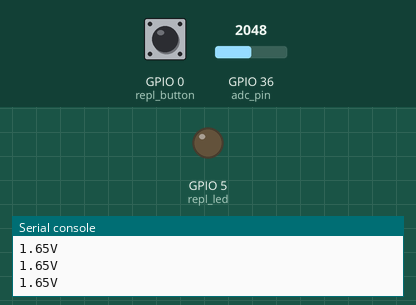
A program run on a simulated ESP32 board running MicroPython. Shown: output pins drawn as LEDs (lit = HIGH), the last lines printed to the serial console. Inputs (shaded band) come from the test bench; at power-on: GPIO 0 (repl_button) HIGH, GPIO 36 (adc_pin) = 2048 (analog values on the 0–4095 scale). At 1.4 s the program stops and its outputs stay as they are.

Above: at 1.2 s.
1.3 s: GPIO 0 (repl_button) pulled LOW for 0.25 s
At 2.0 s:
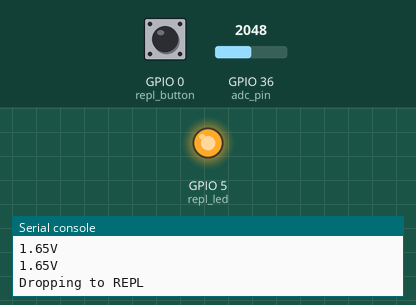
Timing chart, 0 to 2.9 s (numbered marks = the images above; inputs shaded):
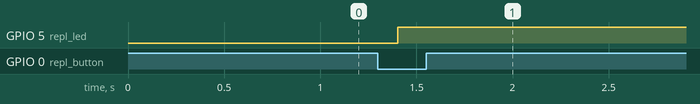

The program:

adc.py
```python
# Source: https://learn.sparkfun.com/tutorials/micropython-programming-tutorial-getting-started-with-the-esp32-thing/experiment-3-analog-input

import machine
import sys
import utime

# Pin Definitions
repl_button = machine.Pin(0, machine.Pin.IN, machine.Pin.PULL_UP)
repl_led = machine.Pin(5, machine.Pin.OUT)
adc_pin = machine.Pin(36)

# Create an ADC object out of our pin object
adc = machine.ADC(adc_pin)

# 11dB attenuation means full 0V to 3.3V range
adc.atten(adc.ATTN_11DB)

# Blink forever
while True:

    # If button 0 is pressed, drop to REPL
    if repl_button.value() == 0:
        print("Dropping to REPL")
        repl_led.value(1)
        sys.exit()

    # Read ADC and convert to voltage
    val = adc.read() # Will be a value between 0 and 4095
    val = val * (3.3 / 4095) # Convert to value between 0 and 3.3
    val = round(val, 2)
    print("{:.2f}".format(val) + "V")

    # Wait a bit before taking another reading
    utime.sleep_ms(200)
```

Measured:
- after the input at 1.3 s, GPIO 5 (repl_led): LOW → HIGH after 0.10 s
